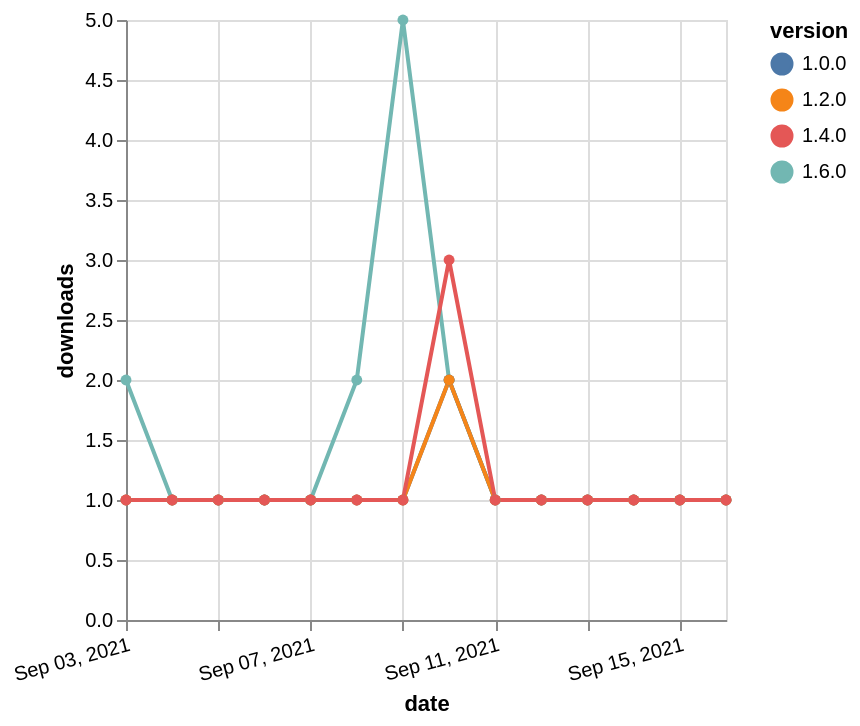

Source (Vega-Lite JSON):
### Vega-Lite specification from a JSON file in a GitHub repository (floating-point values rounded to 4 significant figures)
{"$schema": "https://vega.github.io/schema/vega-lite/v5.json", "description": "A simple bar chart with embedded data.", "data": {"values": [{"date": "2021-09-03", "total": 122, "delta": 2, "version": "1.6.0"}, {"date": "2021-09-04", "total": 123, "delta": 1, "version": "1.6.0"}, {"date": "2021-09-05", "total": 124, "delta": 1, "version": "1.6.0"}, {"date": "2021-09-06", "total": 125, "delta": 1, "version": "1.6.0"}, {"date": "2021-09-07", "total": 126, "delta": 1, "version": "1.6.0"}, {"date": "2021-09-08", "total": 128, "delta": 2, "version": "1.6.0"}, {"date": "2021-09-09", "total": 133, "delta": 5, "version": "1.6.0"}, {"date": "2021-09-10", "total": 135, "delta": 2, "version": "1.6.0"}, {"date": "2021-09-11", "total": 136, "delta": 1, "version": "1.6.0"}, {"date": "2021-09-12", "total": 137, "delta": 1, "version": "1.6.0"}, {"date": "2021-09-13", "total": 138, "delta": 1, "version": "1.6.0"}, {"date": "2021-09-14", "total": 139, "delta": 1, "version": "1.6.0"}, {"date": "2021-09-15", "total": 140, "delta": 1, "version": "1.6.0"}, {"date": "2021-09-16", "total": 141, "delta": 1, "version": "1.6.0"}, {"date": "2021-09-03", "total": 180, "delta": 1, "version": "1.0.0"}, {"date": "2021-09-04", "total": 181, "delta": 1, "version": "1.0.0"}, {"date": "2021-09-05", "total": 182, "delta": 1, "version": "1.0.0"}, {"date": "2021-09-06", "total": 183, "delta": 1, "version": "1.0.0"}, {"date": "2021-09-07", "total": 184, "delta": 1, "version": "1.0.0"}, {"date": "2021-09-08", "total": 185, "delta": 1, "version": "1.0.0"}, {"date": "2021-09-09", "total": 186, "delta": 1, "version": "1.0.0"}, {"date": "2021-09-10", "total": 188, "delta": 2, "version": "1.0.0"}, {"date": "2021-09-11", "total": 189, "delta": 1, "version": "1.0.0"}, {"date": "2021-09-12", "total": 190, "delta": 1, "version": "1.0.0"}, {"date": "2021-09-13", "total": 191, "delta": 1, "version": "1.0.0"}, {"date": "2021-09-14", "total": 192, "delta": 1, "version": "1.0.0"}, {"date": "2021-09-15", "total": 193, "delta": 1, "version": "1.0.0"}, {"date": "2021-09-16", "total": 194, "delta": 1, "version": "1.0.0"}, {"date": "2021-09-03", "total": 154, "delta": 1, "version": "1.2.0"}, {"date": "2021-09-04", "total": 155, "delta": 1, "version": "1.2.0"}, {"date": "2021-09-05", "total": 156, "delta": 1, "version": "1.2.0"}, {"date": "2021-09-06", "total": 157, "delta": 1, "version": "1.2.0"}, {"date": "2021-09-07", "total": 158, "delta": 1, "version": "1.2.0"}, {"date": "2021-09-08", "total": 159, "delta": 1, "version": "1.2.0"}, {"date": "2021-09-09", "total": 160, "delta": 1, "version": "1.2.0"}, {"date": "2021-09-10", "total": 162, "delta": 2, "version": "1.2.0"}, {"date": "2021-09-11", "total": 163, "delta": 1, "version": "1.2.0"}, {"date": "2021-09-12", "total": 164, "delta": 1, "version": "1.2.0"}, {"date": "2021-09-13", "total": 165, "delta": 1, "version": "1.2.0"}, {"date": "2021-09-14", "total": 166, "delta": 1, "version": "1.2.0"}, {"date": "2021-09-15", "total": 167, "delta": 1, "version": "1.2.0"}, {"date": "2021-09-16", "total": 168, "delta": 1, "version": "1.2.0"}, {"date": "2021-09-03", "total": 193, "delta": 1, "version": "1.4.0"}, {"date": "2021-09-04", "total": 194, "delta": 1, "version": "1.4.0"}, {"date": "2021-09-05", "total": 195, "delta": 1, "version": "1.4.0"}, {"date": "2021-09-06", "total": 196, "delta": 1, "version": "1.4.0"}, {"date": "2021-09-07", "total": 197, "delta": 1, "version": "1.4.0"}, {"date": "2021-09-08", "total": 198, "delta": 1, "version": "1.4.0"}, {"date": "2021-09-09", "total": 199, "delta": 1, "version": "1.4.0"}, {"date": "2021-09-10", "total": 202, "delta": 3, "version": "1.4.0"}, {"date": "2021-09-11", "total": 203, "delta": 1, "version": "1.4.0"}, {"date": "2021-09-12", "total": 204, "delta": 1, "version": "1.4.0"}, {"date": "2021-09-13", "total": 205, "delta": 1, "version": "1.4.0"}, {"date": "2021-09-14", "total": 206, "delta": 1, "version": "1.4.0"}, {"date": "2021-09-15", "total": 207, "delta": 1, "version": "1.4.0"}, {"date": "2021-09-16", "total": 208, "delta": 1, "version": "1.4.0"}]}, "width": "container", "mark": {"type": "line", "point": {"filled": true}}, "encoding": {"x": {"field": "date", "type": "temporal", "timeUnit": "yearmonthdate", "title": "date", "axis": {"labelAngle": -15}}, "y": {"field": "delta", "type": "quantitative", "title": "downloads"}, "color": {"field": "version", "type": "nominal"}, "tooltip": {"field": "delta"}}}
